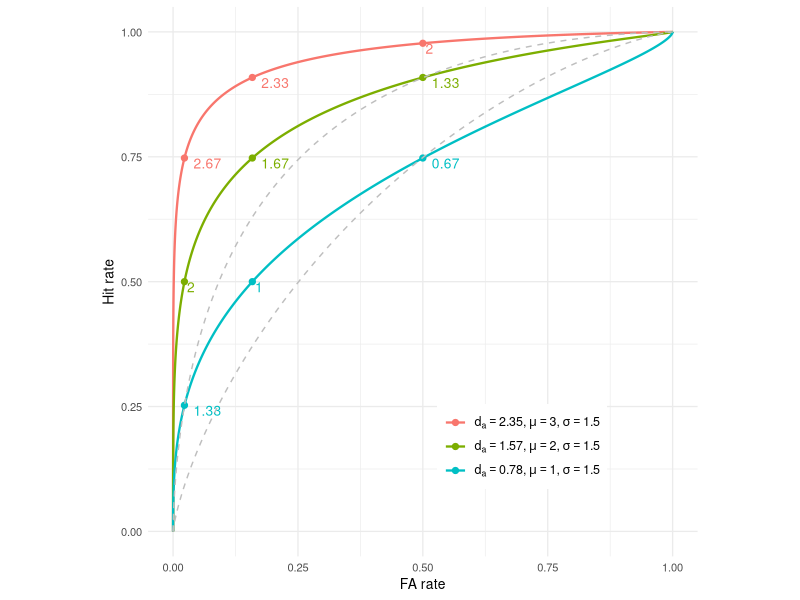
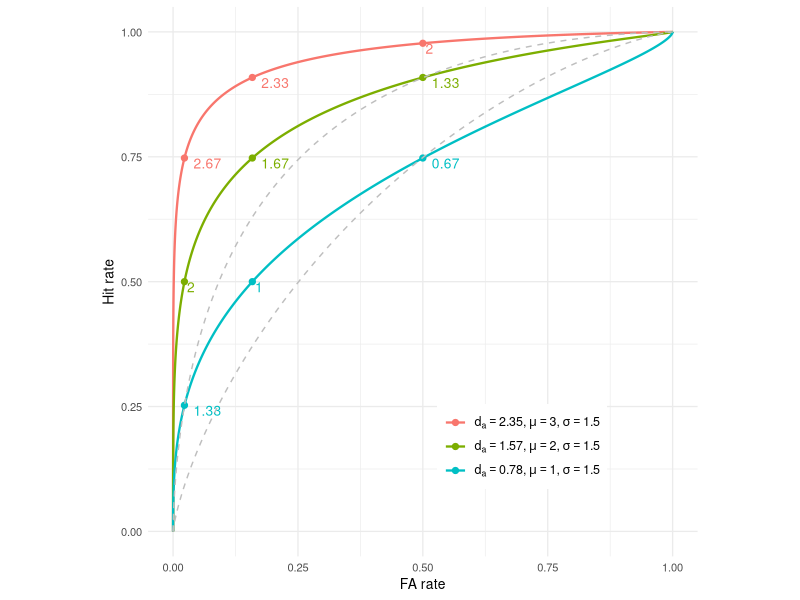

Source code (R) for these figures, in order:
library(tidyverse)

sigma <- 1.5
cri1 <- seq(-4, 4, length.out = 100000)
cutoffs <- seq(0, 2, 1)
mus <- c(3, 2, 1)
(da <- mus / sqrt((1 + 1.5^2) / 2))

roc_all <- data.frame()
points_all <- data.frame()

for (mu in mus) {
  uv_far <- c(0, as.vector(pnorm(0 - cri1, 0, 1)), 1)
  uv_hr <- c(0, as.vector(pnorm((mu - cri1)/sigma, 0, 1)), 1)
  temp_roc <- data.frame(phit = uv_hr, pfa = uv_far, mu = as.factor(mu))
  roc_all <- rbind(roc_all, temp_roc)
  
  uv_far_cut <- as.vector(pnorm(0 - cutoffs, 0, 1))
  uv_hr_cut <- as.vector(pnorm((mu - cutoffs)/sigma, 0, 1))
  temp_points <- data.frame(phit = uv_hr_cut, pfa = uv_far_cut, mu = as.factor(mu))
  points_all <- rbind(points_all, temp_points)
}

points_all <- points_all %>%
  mutate(dp = qnorm(phit) - qnorm(pfa))
points_all

label = round(points_all$dp, 2)

ev_far1 <- c(0, as.vector(pnorm(0  - cri1,  0, 1)), 1)
ev_hr1 <- c(0, as.vector(pnorm((1.33 - cri1), 0, 1)), 1)
ev_roc1 <- data.frame(phit = ev_hr1, pfa = ev_far1)

ev_far2 <- c(0, as.vector(pnorm(0  - cri1,  0, 1)), 1)
ev_hr2 <-  c(0, as.vector(pnorm((0.67 - cri1), 0, 1)), 1)
ev_roc2 <- data.frame(phit = ev_hr2, pfa = ev_far2)

p1 <- ggplot(roc_all, aes(x = pfa, y = phit, color = mu)) +
  geom_line(size = 0.8) +
  geom_point(data = points_all, aes(x = pfa, y = phit, color = mu), size = 1.8) +
  geom_line(ev_roc1, mapping = aes(x = pfa, y = phit), color = "gray", linetype = "dashed") +
  geom_line(ev_roc2, mapping = aes(x = pfa, y = phit), color = "gray", linetype = "dashed") +
  geom_text(data = points_all,
            aes(x = pfa, y = phit, label = label, color = mu),
            hjust = -0.32,
            vjust =  1.05,
            size = 3.5,
            show.legend = FALSE) +
  coord_equal() +
  theme_minimal(base_size = 10) +
  labs(x = "FA rate",
       y = "Hit rate",
       color = NULL) +
  scale_color_manual(
    values = c("3" = "#F8766D", "2" = "#7CAE00", "1" = "#00BFC4"),
    labels = c(
      expression(d[a] == 2.35 * "," ~ mu == 3.0 * "," ~ sigma == 1.5),
      expression(d[a] == 1.57 * "," ~ mu == 2.0 * "," ~ sigma == 1.5),
      expression(d[a] == 0.78 * "," ~ mu == 1.0 * "," ~ sigma == 1.5)
    )
  ) +
  theme(
    legend.position = c(0.68, 0.2),
    legend.background = element_rect(fill = "white", color = NA),
    legend.text = element_text(size = 9) 
  ) 
p1

ggsave("figure_s1.jpg", p1, width = 4, height = 4, units = "in", dpi = 500)
